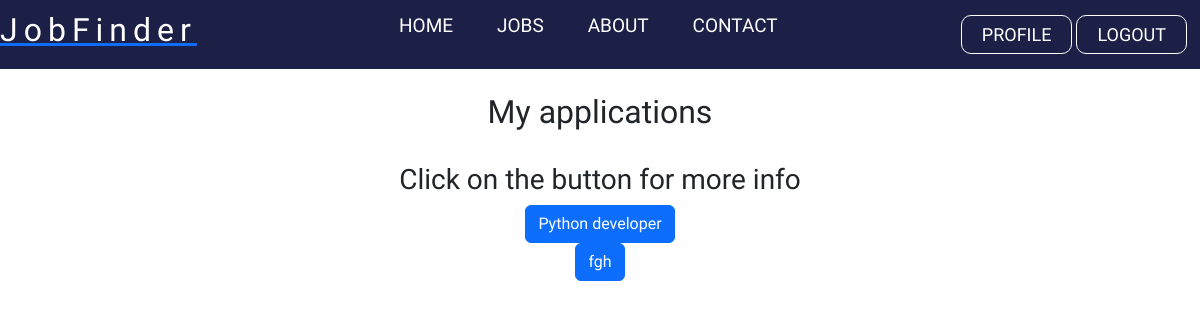
/board (signed in), run on an earlier commit of the app's database.
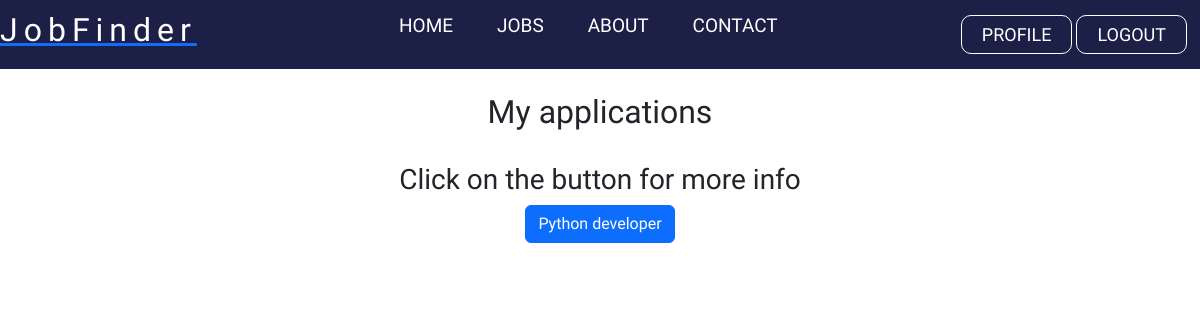
And on a later commit of the database.
### backend/models.py (models this page shows, shortened)
class Application(models.Model):
    job = models.ForeignKey(Job, related_name='applications', on_delete=models.CASCADE, null=True)
    fullName = models.CharField(max_length=100, null=True, blank=True)
    email = models.EmailField()
    introduceYourself = models.TextField(null=True)
    file = models.FileField(null=True)
    created_at = models.DateTimeField(auto_now_add=True, null=True)
    created_by = models.ForeignKey(User, related_name='applications', on_delete=models.CASCADE, null=True)

class Job(models.Model):
    user = models.ForeignKey(User, related_name='useraccount', on_delete=models.CASCADE, null=True, blank=True, editable=False)
    title = models.CharField(max_length=200, null=True, blank=True)
    company = models.CharField(max_length=200, null=True, blank=True)
    jobType = models.CharField(choices=JOB_CHOICES, max_length = 50, null=True, blank=True)
    category = models.CharField(choices=CATEGORY_CHOICES, max_length = 50, null=True, blank=True)
    contractType = models.CharField(choices=CONTRACT_CHOICES, max_length = 50, null=True, blank=True)
    experience = models.CharField(choices=EXPERIENCE_CHOICES, max_length = 50, null=True, blank=True)
    description = RichTextField(blank=True, null=True)
    proglanguage =  models.CharField(max_length=200, null=True, blank=True)
    place = models.CharField(max_length=200, null=True, blank=True)
    salary = models.CharField(max_length=200, null=True, blank=True)
    published = models.DateTimeField(default=timezone.now)
    class Meta:
        ordering = ['-published']

### backend/views.py (the view)
# urls.py: path('board', views.board, name='board'),
@login_required
def board(request):
     return render(request, 'backend/board.html', {'useraccount': request.user.useraccount})

### templates/backend/board.html (shortened to what this page needs)
{% load static%}
{% block content %}
{% include 'navbar.html'%}
<center>
        <br>
        <h2>My applications</h2>
        <br>
        <h3>Click on the button for more info<h3>
        {% for application in request.user.applications.all %}
        <div class="application">
            <a type="button" class="btn btn-primary" href="{% url 'see_applications' application.id %}">{{ application.job.title}}</a>
        </div>
        {% empty %}
        <p>No application to show.</p>
        {% endfor %}
    </center>
      <link href="https://cdn.jsdelivr.net/npm/bootstrap@5.2.0-beta1/dist/css/bootstrap.min.css" rel="stylesheet">
{% endblock %}

What changed in the data, as far as the page shows it:
removed Application: job "fgh"
